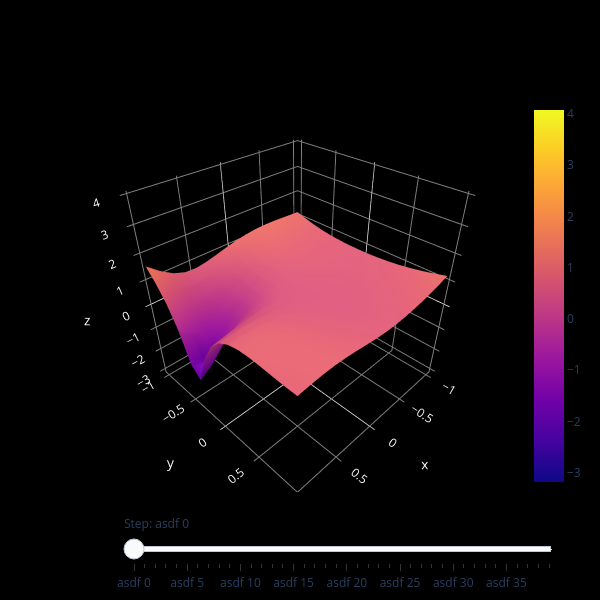

Source (notebook cell):
### Code cell
# generate the loss landscape (Full History)
N_STATES = len(trajectory)

N    = 16
α, β = np.array([1, 1]) * 0.5
a, b = torch.linspace(-1, 1, N), torch.linspace(-1, 1, N)
a, b = torch.meshgrid(a, b, indexing="ij")
Z    = torch.zeros(N_STATES, N, N)

for n in tqdm(range(N_STATES), ncols=120):
    EVAL_STATE = trajectory[n]
    for i in range(N):
        for j in range(N):
            tempstate = copy.deepcopy(EVAL_STATE)
            for key, value in tempstate.items():
                tempstate[key] = tempstate[key] + α * a[i, j] * DIR1[key] + β * b[i, j] * DIR2[key]

            model.load_state_dict(tempstate)
            pred     = model(SAMPLES)
            loss     = criterion(SAMPLES, pred)
            loss_avg = torch.mean(loss)
            Z[n, i, j] = loss_avg.item()

# define the figure object and add the static plots and traces here (initial plots also here!)
fig = go.Figure()

# static layout constraints (initial annotations also here!)
fig.add_trace(go.Surface(
    x=a, y=b, z= torch.log(Z[0, :, :] + 1e-6),
    cmin=torch.log(Z.min() + 1e-6).item(), cmax=torch.log(Z.max() + 1e-6).item()
    ))

# create different frames (one for each time t) ------------------------------------------------------------------------
frames = []
for n in range(N_STATES):
    frames.append(go.Frame(
        # in data are all the plot / traces (like contourf, and scatter or lines)
        data = [
            go.Surface(
                x=a, y=b, z= torch.log(Z[n, :, :] + 1e-6),
                cmin=torch.log(Z.min() + 1e-6).item(), cmax=torch.log(Z.max() + 1e-6).item()
                ),
            ],
        # one name for each frame (has to match up EXACTLY with the "args" in slider!)
        name = f"state {int(n)}",
        # here are all the layout modifications (annotations or formatting)
        # layout = go.Layout()
    ))
    
# Add all the frames to the figure -------------------------------------------------------------------------------------
fig.frames = frames

# Add the slider and play button ---------------------------------------------------------------------------------------
fig.update_layout(
    sliders = [
        # this is one slider (= one dict)
        dict(
            # the active controls the initial position of the slider (just use an index)
            active = 0, 
            # here a separate dict for each timestep is defined
            steps = [
                dict(
                    method = "animate", 
                    args = [
                        # this has the be the EXACT name of a frame (= list of frame names to be shown)
                        [f"state {int(n)}"], 
                        dict(
                            mode="immediate", 
                            frame = dict(duration = 500, redraw = True)
                            )
                        ],
                    # this is just how all the ticks are labelled ... (doesnt have to match with frame name)
                    label = f"asdf {n}"
                ) for n in range(N_STATES)
            ],
            transition = dict(duration = 0),
            x = 0.1,
            xanchor = "left",
            y = 0,
            yanchor = "top",
            currentvalue = dict(prefix = "Step: ")
        )
    ],
    uirevision = "const",
    width=600, height=600,
    paper_bgcolor='rgba(0,0,0,1)',
    plot_bgcolor='rgba(0,0,0,0)',
    scene=dict(
        xaxis=dict(
            backgroundcolor="black",
            color="white",
            gridcolor="gray"
        ),
        yaxis=dict(
            backgroundcolor="black",
            color="white",
            gridcolor="gray"
        ),
        zaxis=dict(
            backgroundcolor="black",
            color="white",
            gridcolor="gray",
            range=[torch.log(Z.min() + 1e-6), torch.log(Z.max() + 1e-6)]
        ),
        aspectratio=dict(x=1, y=1, z=1)
    ),
)    
 
fig.show()

### Figure 1 — Plotly figure (JSON) as saved in the notebook; plotly's stock layout.template omitted (floating-point values rounded to 4 significant figures; data arrays with more than 128 entries replaced by an {"elided": "..."} marker saying what was removed)
{"data": [{"cmax": 4.077, "cmin": -3.181, "type": "surface", "x": {"elided": "16x16 float values"}, "y": {"elided": "16x16 float values"}, "z": {"elided": "16x16 float values"}}], "layout": {"height": 600, "paper_bgcolor": "rgba(0,0,0,1)", "plot_bgcolor": "rgba(0,0,0,0)", "scene": {"aspectratio": {"x": 1, "y": 1, "z": 1}, "xaxis": {"backgroundcolor": "black", "color": "white", "gridcolor": "gray"}, "yaxis": {"backgroundcolor": "black", "color": "white", "gridcolor": "gray"}, "zaxis": {"backgroundcolor": "black", "color": "white", "gridcolor": "gray", "range": [-3.181, 4.077]}}, "sliders": [{"active": 0, "currentvalue": {"prefix": "Step: "}, "steps": [{"args": [["state 0"], {"frame": {"duration": 500, "redraw": true}, "mode": "immediate"}], "label": "asdf 0", "method": "animate"}, {"args": [["state 1"], {"frame": {"duration": 500, "redraw": true}, "mode": "immediate"}], "label": "asdf 1", "method": "animate"}, {"args": [["state 2"], {"frame": {"duration": 500, "redraw": true}, "mode": "immediate"}], "label": "asdf 2", "method": "animate"}, {"args": [["state 3"], {"frame": {"duration": 500, "redraw": true}, "mode": "immediate"}], "label": "asdf 3", "method": "animate"}, {"args": [["state 4"], {"frame": {"duration": 500, "redraw": true}, "mode": "immediate"}], "label": "asdf 4", "method": "animate"}, {"args": [["state 5"], {"frame": {"duration": 500, "redraw": true}, "mode": "immediate"}], "label": "asdf 5", "method": "animate"}, {"args": [["state 6"], {"frame": {"duration": 500, "redraw": true}, "mode": "immediate"}], "label": "asdf 6", "method": "animate"}, {"args": [["state 7"], {"frame": {"duration": 500, "redraw": true}, "mode": "immediate"}], "label": "asdf 7", "method": "animate"}, {"args": [["state 8"], {"frame": {"duration": 500, "redraw": true}, "mode": "immediate"}], "label": "asdf 8", "method": "animate"}, {"args": [["state 9"], {"frame": {"duration": 500, "redraw": true}, "mode": "immediate"}], "label": "asdf 9", "method": "animate"}, {"args": [["state 10"], {"frame": {"duration": 500, "redraw": true}, "mode": "immediate"}], "label": "asdf 10", "method": "animate"}, {"args": [["state 11"], {"frame": {"duration": 500, "redraw": true}, "mode": "immediate"}], "label": "asdf 11", "method": "animate"}, {"args": [["state 12"], {"frame": {"duration": 500, "redraw": true}, "mode": "immediate"}], "label": "asdf 12", "method": "animate"}, {"args": [["state 13"], {"frame": {"duration": 500, "redraw": true}, "mode": "immediate"}], "label": "asdf 13", "method": "animate"}, {"args": [["state 14"], {"frame": {"duration": 500, "redraw": true}, "mode": "immediate"}], "label": "asdf 14", "method": "animate"}, {"args": [["state 15"], {"frame": {"duration": 500, "redraw": true}, "mode": "immediate"}], "label": "asdf 15", "method": "animate"}, {"args": [["state 16"], {"frame": {"duration": 500, "redraw": true}, "mode": "immediate"}], "label": "asdf 16", "method": "animate"}, {"args": [["state 17"], {"frame": {"duration": 500, "redraw": true}, "mode": "immediate"}], "label": "asdf 17", "method": "animate"}, {"args": [["state 18"], {"frame": {"duration": 500, "redraw": true}, "mode": "immediate"}], "label": "asdf 18", "method": "animate"}, {"args": [["state 19"], {"frame": {"duration": 500, "redraw": true}, "mode": "immediate"}], "label": "asdf 19", "method": "animate"}, {"args": [["state 20"], {"frame": {"duration": 500, "redraw": true}, "mode": "immediate"}], "label": "asdf 20", "method": "animate"}, {"args": [["state 21"], {"frame": {"duration": 500, "redraw": true}, "mode": "immediate"}], "label": "asdf 21", "method": "animate"}, {"args": [["state 22"], {"frame": {"duration": 500, "redraw": true}, "mode": "immediate"}], "label": "asdf 22", "method": "animate"}, {"args": [["state 23"], {"frame": {"duration": 500, "redraw": true}, "mode": "immediate"}], "label": "asdf 23", "method": "animate"}, {"args": [["state 24"], {"frame": {"duration": 500, "redraw": true}, "mode": "immediate"}], "label": "asdf 24", "method": "animate"}, {"args": [["state 25"], {"frame": {"duration": 500, "redraw": true}, "mode": "immediate"}], "label": "asdf 25", "method": "animate"}, {"args": [["state 26"], {"frame": {"duration": 500, "redraw": true}, "mode": "immediate"}], "label": "asdf 26", "method": "animate"}, {"args": [["state 27"], {"frame": {"duration": 500, "redraw": true}, "mode": "immediate"}], "label": "asdf 27", "method": "animate"}, {"args": [["state 28"], {"frame": {"duration": 500, "redraw": true}, "mode": "immediate"}], "label": "asdf 28", "method": "animate"}, {"args": [["state 29"], {"frame": {"duration": 500, "redraw": true}, "mode": "immediate"}], "label": "asdf 29", "method": "animate"}, {"args": [["state 30"], {"frame": {"duration": 500, "redraw": true}, "mode": "immediate"}], "label": "asdf 30", "method": "animate"}, {"args": [["state 31"], {"frame": {"duration": 500, "redraw": true}, "mode": "immediate"}], "label": "asdf 31", "method": "animate"}, {"args": [["state 32"], {"frame": {"duration": 500, "redraw": true}, "mode": "immediate"}], "label": "asdf 32", "method": "animate"}, {"args": [["state 33"], {"frame": {"duration": 500, "redraw": true}, "mode": "immediate"}], "label": "asdf 33", "method": "animate"}, {"args": [["state 34"], {"frame": {"duration": 500, "redraw": true}, "mode": "immediate"}], "label": "asdf 34", "method": "animate"}, {"args": [["state 35"], {"frame": {"duration": 500, "redraw": true}, "mode": "immediate"}], "label": "asdf 35", "method": "animate"}, {"args": [["state 36"], {"frame": {"duration": 500, "redraw": true}, "mode": "immediate"}], "label": "asdf 36", "method": "animate"}, {"args": [["state 37"], {"frame": {"duration": 500, "redraw": true}, "mode": "immediate"}], "label": "asdf 37", "method": "animate"}, {"args": [["state 38"], {"frame": {"duration": 500, "redraw": true}, "mode": "immediate"}], "label": "asdf 38", "method": "animate"}, {"args": [["state 39"], {"frame": {"duration": 500, "redraw": true}, "mode": "immediate"}], "label": "asdf 39", "method": "animate"}], "transition": {"duration": 0}, "x": 0.1, "xanchor": "left", "y": 0, "yanchor": "top"}], "uirevision": "const", "width": 600}}
